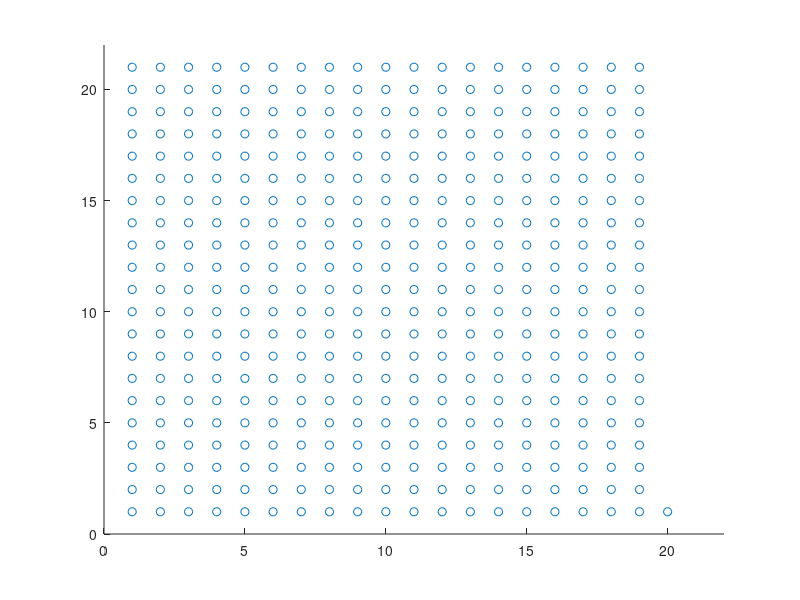

Here is the MATLAB script that generated this plot: (Note: this script raises an error after producing the figure.)
close all;clear all;clc
%% MECH 578-Advanced Thermodynamics
% Semester Project - Part 2 
% Vassili Korotkine 18/09/2018

%Outstanding questions: 
%   -What statistics are required? Mean, stddev?
%       -For c_x,c_y, c 

%% SIMULATION OF N MOLECULES IN A M by M BOX IN TWO DIMENSIONAL PLANE

%PARAMETERS
%DEBUGGING SET
n_molec=4; %amount of molecules spaced out inside box
d=0.5; %molecule diameter
m=1; %molecule mass
spc=1; %spacing
box_dim=3; %box dimension. 

%PRODUCTION SET
n_molec=400;
%n_molec=100;
d=0.1;
m=1;
spc=1;
box_dim=22;

%% INITIALIZATION 
%Initialize all molecules with random velocities.
molec_per_row=floor(box_dim/spc)-1;

vel=zeros(2,1); %two velocity components each molecule
pos=zeros(2,1);

k=0;
for i=1:molec_per_row
    for j=1:molec_per_row
        k=k+1;
        
        pos(1, k)=i*spc; pos(2, k)=j*spc;
        
        v=2*rand(2,1)-1; %Get a random unit vector for velocity
        v = bsxfun(@rdivide,v,sqrt(sum(v.^2,1)));
        vel(:, k)=v;
        if k>=n_molec
            break;
        end
        
    end
    
    if k>=n_molec
        break;
    end
end


%% PSEUDO CODE AS IN PROJECT INSTRUCTION, ADJUSTED FOR HAILE's TEXT DERIVATION
num_iter=2000;

fig_idx=1;
figure(fig_idx)
h=scatter(pos(1,:), pos(2,:)); xlim([0,box_dim]); ylim([0,box_dim]); 
tic
for i=1:num_iter
   
    %[N,edges] = histcounts(speed,edges);
    %plot(edges,N);
    [coll_db, wall_coll_db] = get_collisions(pos, vel, d, box_dim);
 %   plot_positions(pos, fig_idx, box_dim, d, [])
    [pos, vel,updated_idx] = solve_collision_and_update(coll_db, wall_coll_db, pos, vel);
  %  plot_positions(pos, fig_idx, box_dim, d, updated_idx)
%    pause(0.01)

    disp(i)
end
%%
make_vel_dist_plots(vel, 2)
time_taken=toc

    
%Binning to get distributions

function [] = make_vel_dist_plots(vel, fig_idx)

speed=arrayfun(@(i) norm(vel(:,i)), 1:length(vel));

edges=0:0.05:5;

figure(fig_idx)
subplot(1,3,1)
histogram(speed, edges,'Normalization','probability')
title('Speed dist')
subplot(1,3,2)
histogram(vel(1,:),'Normalization','probability')
title('X Vel dist')
subplot(1,3,3)
histogram(vel(2,:),'Normalization','probability')
title('Y Vel dist')
end

















